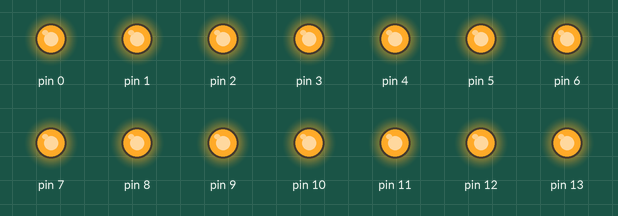
The sketch below on a simulated Arduino Uno, built with avr-gcc and run on an emulated ATmega328P. Shown: output pins drawn as LEDs (lit = HIGH).

Above: at 0.5 s.
At 3.5 s:
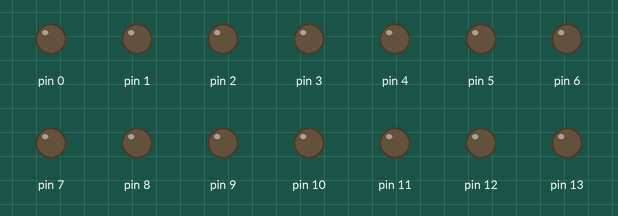
Timing chart, 0 to 4.6 s (numbered marks = the images above):
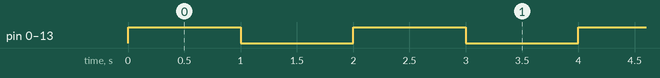

Measured:
- by itself, pin 0–13: alternates HIGH for 1.0 s and LOW for 1.0 s

The sketch:

UNO-R3.ino
```cpp
void setup() {
    // Set all digital pins to OUTPUT
    for (int pin = 0; pin <= 13; pin++) {
        pinMode(pin, OUTPUT);
    }

    // Set all digital pins to LOW
    for (int pin = 0; pin <= 13; pin++) {
        digitalWrite(pin, LOW);
    }
}

void loop() {
    // Turn all digital pins on
    for (int pin = 0; pin <= 13; pin++) {
        digitalWrite(pin, HIGH);
    }

    // Delay for 1 second
    delay(1000);

    // Turn all digital pins off
    for (int pin = 0; pin <= 13; pin++) {
        digitalWrite(pin, LOW);
    }

    // Delay for 1 second
    delay(1000);


}
```
